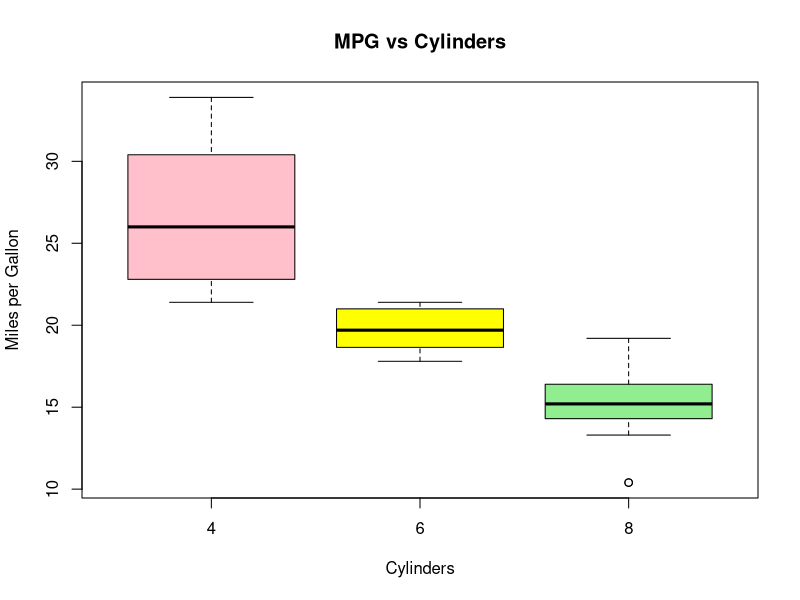

This chart was generated by the following R code:
data(mtcars)

boxplot(mpg ~ cyl,
        data = mtcars,
        col = c("pink", "yellow", "lightgreen"),
        xlab = "Cylinders",
        ylab = "Miles per Gallon",
        main = "MPG vs Cylinders")
